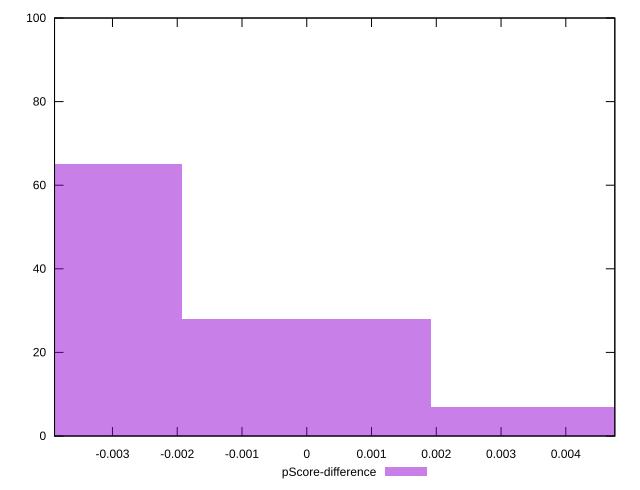

The script that saved this image:
reset

$pScoreDifference <<EOF
-0.003847839093450075 65
0 28
0.003847839093450075 7
EOF

set key outside below
set boxwidth 0.003847839093450075
set xrange [-0.003894602696473775:0.004756921823850291]
set yrange [0:100]
set trange [0:100]
set style fill transparent solid 0.5 noborder
set terminal svg size 640, 490 enhanced background rgb 'white'
set output "report_00019_2021-02-10T18-14-37.922Z//cumulative-layout-shift/samples/pages+cached/pScore-difference/histogram.svg"

plot $pScoreDifference title "pScore-difference" with boxes

reset
